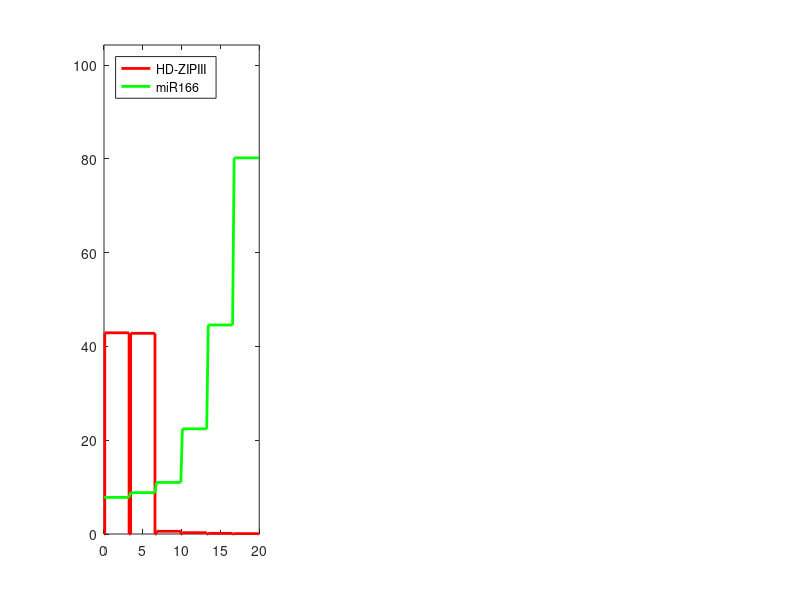

This figure's MATLAB source: (Note: this script raises an error after producing the figure.)
clear all

% This script implements the Arabidopsis leaf model
% This model involves seven variables: H, S, T, M, K, R, W
% H: HD-ZIP3, S: AS2, T: ta-siRNA, M: miR166, K: KANADI, R: ARF3, W: WOX

%%%%%%%%%%%%%%%%%%%%%%%%%%%%%%%%%%%%%%%%%%%%%%%%%%%%%%%%%%%%%%%%%%%%%%%%%%%

% Control how frequently the functions are plotted
plotGap = 58;

% Set noise parameters
noiseHC = 0;
noiseSC = 0;
noiseTC = 0;
noiseMC = 0;
noiseRC = 0;
noiseKC = 0;
noiseWC = 0;

% Set the standard deviation for noise truncation
noiseSD = 3;

% Multiply source and degradation parameters by a constant c
c = 1;

%%%%%%%%%%%%%%%%%%%%%%%%%%%%%%%%%%%%%%%%%%%%%%%%%%%%%%%%%%%%%%%%%%%%%%%%%%%

% Enter domain ranges
endT = 96;
endX = 20;
t1 = 72;

% Set the maximum value of dt
dtDefault = 0.01;

% Set the length of the cell wall for visual purposes
wallLength = 0.2;
dxWall = endX/6;

% Choose a constant near 0 to avoid division by 0 in some calculations
err = 1e-7;

%%%%%%%%%%%%%%%%%%%%%%%%%%%%%%%%%%%%%%%%%%%%%%%%%%%%%%%%%%%%%%%%%%%%%%%%%%%

% Model Parameter Values

% Diffusion constants
DT = 9;
DM = 9;

% Degredation constants
dH = 0.15 * c;
dS = 0.15 * c;
dT = 0.1 * c;
dM = 0.1 * c;
dR = 0.15 * c;
dK = 0.15 * c;
dW = 0.15 * c;

% Source constants
sigmaH = 43 * dH * c;
sigmaS = 6 * dS * c;
sigmaT = 1.58;
sigmaM = 45.3;
sigmaR = 10 * dR * c;
sigmaK = 14 * dK * c;
sigmaW = 5 * dW * c;

% Interaction constants
kHM = 1;
kMH = kHM;
kTR = 1;
kRT = kTR;
kKW = 2;
kSM = 2;
kSR = 1;
kWS = 2;
kKRS = 2;

% Hill function parameters
hillExpM = 6;
hillExpT = 6;

% Set initial conditions
N = ones(6,1);
Z = zeros(6,1);
H0 = Z;
S0 = Z;
T0 = Z;
M0 = Z;
R0 = Z;
K0 = Z;
W0 = Z;

%%%%%%%%%%%%%%%%%%%%%%%%%%%%%%%%%%%%%%%%%%%%%%%%%%%%%%%%%%%%%%%%%%%%%%%%%%%

% Additional setup

% Control how frequently the value of t is displayed
timerGap = 1;
plotBurst = 1.5*dtDefault;
timerBurst = 1.5*dtDefault;

% Define various spatial discretizations
dx = endX/6;
Xplot = [0; wallLength/2-err; wallLength/2+err];
for i = 1:5
    Xplot = [Xplot; i*dx-wallLength/2-err; i*dx-wallLength/2+err; ...
        i*dx+wallLength/2-err; i*dx+wallLength/2+err];
end
Xplot = [Xplot; endX-wallLength/2-err; endX-wallLength/2+err; endX];
XplotRNA = [0; wallLength/2];
for i = 1:5
    XplotRNA = [XplotRNA; i*dx-wallLength/2; i*dx+wallLength/2];
end
XplotRNA = [XplotRNA; endX-wallLength/2; endX];

% This vector helps with designing the protein diffusion operator
UiProtein = [1; 2; 2; 2; 2; 1];

% These vectors help plot functions
expand = [kron(eye(6), [0; 0; 1; 1]); zeros(2,6)];
expandRNA = [[1 0 0 0 0 0]; kron(eye(6),[1; 1]); [0 0 0 0 0 1]];

% Define supports for specific proteins
supportS = [1; 0; 0; 0; 0; 1];
supportM = [0; 0; 0; 0; 0; 1];
supportK = [0; 0; 0; 0; 1; 1];

% This section is used to make a truncated normal distribution
normDist = makedist('Normal');
truncDist = truncate(normDist,-noiseSD,noiseSD);
icdfN = 10000;
X2 = 0:1/(icdfN-1):1;
icdfApprox = icdf(truncDist, 0:1/(icdfN-1):1);

%%%%%%%%%%%%%%%%%%%%%%%%%%%%%%%%%%%%%%%%%%%%%%%%%%%%%%%%%%%%%%%%%%%%%%%%%%%

% Main loop

t = 0;
while t < endT
    
    % Determine noise vectors
    noiseH = icdfApprox(ceil(icdfN*rand(6,1)))';
    noiseS = icdfApprox(ceil(icdfN*rand(6,1)))';
    noiseT = icdfApprox(ceil(icdfN*rand(6,1)))';
    noiseM = icdfApprox(ceil(icdfN*rand(6,1)))';
    noiseR = icdfApprox(ceil(icdfN*rand(6,1)))';
    noiseK = icdfApprox(ceil(icdfN*rand(6,1)))';
    noiseW = icdfApprox(ceil(icdfN*rand(6,1)))';
    
    % Create Hill functions
    if min(H0) == 0 || min(M0) == 0
        hillHM = (M0).^hillExpM ./ ...
            (H0.^hillExpM + (M0).^hillExpM + err*N);
    else
        hillHM = N ./ (((H0./M0)).^hillExpM + N);
    end
    
    if min(T0) == 0 || min(R0) == 0
        hillTR = (T0).^hillExpT ./ ...
            (R0.^hillExpT + (T0).^hillExpT + err*N);
    else
        hillTR = N ./ (((R0./T0)).^hillExpT + N);
    end
    
    % Adjust t to align with 
    dt = dtDefault;
    if t < t1
        dt = min(dt, t1 - t);
    else
        dt = min(dt, endT-t);
    end
    t = t + dt;
    
    % Define source functions
    ventral = M0 > H0;
    dorsal = N - ventral;
    supportM = [0; 0; 0; 0; 0; 1] .* (M0 >= H0);
    sourceH = sigmaH;
    sourceS = supportS .* (sigmaS ./ (N + kWS*W0 + kKRS*K0.*R0));
    sourceT = sigmaT * dorsal;
    sourceM = (sigmaM ./ (N + kSM*S0)) .* supportM;
    sourceR = sigmaR ./ (N + kSR*S0);
    sourceK = sigmaK * ventral .* supportK;
    sourceW = (t > t1) * (sigmaW ./ (N + kKW*K0)) .* ventral;
    
    % Apply operators
    H = H0 + dt * sourceH - dt*dH*H0 - dt*kHM*hillHM.*H0.*M0 ...
        + noiseHC*sqrt(dt)*noiseH.*H0;
    S = S0 + dt*sourceS - dt*dS*S0 + noiseSC*sqrt(dt)*noiseS.*S0;
    T = T0 + dt*sourceT - dt*dT*T0 + dt * dxWall^-2 * DT ...
        * ([T0(2:6); 0] - UiProtein.*T0 + [0; T0(1:5)]) ...
        - dt*kTR*hillTR.*T0.*R0 + noiseTC*sqrt(dt)*noiseT.*T0;
    M = M0 + dt*sourceM - dt*dM*M0 + dt * dxWall^-2 * DM ...
        * ([M0(2:6); 0] - UiProtein.*M0 + [0; M0(1:5)]) ...
        - dt*kMH*hillHM.*H0.*M0 + noiseMC*sqrt(dt)*noiseM.*M0;
    R = R0 + dt*sourceR - dt*dR*R0 - dt*kRT*hillTR.*T0.*R0 ...
        + noiseRC*sqrt(dt)*noiseR.*R0;
    K = K0 + dt*sourceK - dt*dK*K0 + noiseKC*sqrt(dt)*noiseK.*K0;
    W = W0 + dt*sourceW - dt*dW*W0 + noiseWC*sqrt(dt)*noiseW.*W0;
    
    % Stop the simulation if any functions are negative
    % This can occur if dt is too small
    if min([min(H), min(S), min(T), min(M), min(R), min(K), min(W)]) < 0
        disp('Negative function values')
        return
    end

    % Plot functions occasionally
    if mod(t,plotGap) < plotBurst && t > plotBurst

        clf
        subplot(1,3,1)
        plot(Xplot,expand*H, 'color', [1,0,0], 'LineWidth', 2);
        hold on
        plot(XplotRNA,expandRNA*M, 'color', [0,1,0], 'LineWidth', 2);
        hold off
        ylim([0 1.3*max([max(H), max(M)])]);
        xlim([0 endX]);
        lHM = legend('HD-ZIPIII', 'miR166', 'Location', 'northwest' );
        lHM.FontSize = 10;
        lHM.NumColumns = 2;
        set(gca,'xtick',endX/12:endX/6:endX-endX/12)
        set(gca,'xticklabel',{'{\it C}_1', '{\it C}_2', '{\it C}_3', ...
            '{\it C}_4', '{\it C}_5', '{\it C}_6',})
        xlabel('Cells')
        ylabel('TPM')
        set(gca,'FontSize',20)
        
        subplot(1,3,2)
        plot(XplotRNA,expandRNA*T, 'color', [1,0.5,0], 'LineWidth', 2);
        hold on
        plot(Xplot,expand*R, 'color', [0,0,1], 'LineWidth', 2);
        hold off
        ylim([0 1.3*max([max(T), max(R)])]);
        xlim([0 endX]);
        lTR = legend('tasiARF', 'ARF', 'Location', 'northwest' );
        lTR.FontSize = 10;
        lTR.NumColumns = 2;
        set(gca,'xtick',endX/12:endX/6:endX-endX/12)
        set(gca,'xticklabel',{'{\it C}_1', '{\it C}_2', '{\it C}_3', ...
            '{\it C}_4', '{\it C}_5', '{\it C}_6',})
        xlabel('Cells')
        ylabel('TPM')
        set(gca,'FontSize',20)
        clock = title(['TPM at t = ' num2str(round(t))]);
        clock.FontSize = 12;
        
        subplot(1,3,3)
        plot(Xplot,expand*S, 'color', [.9,.9,0], 'LineWidth', 2);
        hold on
        plot(Xplot,expand*K, 'color', [1,0,1], 'LineWidth', 2);
        plot(Xplot,expand*W, 'color', [0, 1, 1], 'LineWidth', 2);
        hold off
        ylim([0 max([max(S), max(K), max(W)])]);
        xlim([0 endX]);
        lSK = legend('AS', 'KANADI', 'WOX', 'Location', 'northwest' );
        lSK.FontSize = 10;
        set(gca,'xtick',endX/12:endX/6:endX-endX/12)
        set(gca,'xticklabel',{'{\it C}_1', '{\it C}_2', '{\it C}_3', ...
            '{\it C}_4', '{\it C}_5', '{\it C}_6',})
        xlabel('Cells')
        ylabel('TPM')
        set(gca,'FontSize',20)
        
        h=gcf;
        set(h,'PaperPositionMode','auto');
        set(h,'PaperOrientation','landscape');
        set(h,'Position',[50 50 1200 300]);
        
        % Pause briefly so that the figure can display
        pause(0.001)
        
    end
    
    % Display t occasionally
    if mod(t,timerGap) < timerBurst && t > timerBurst
        disp(['t: ' num2str(t)])
    end
    
    % Prepare for next loop
    H0 = H;
    S0 = S;
    T0 = T;
    M0 = M;
    R0 = R;
    K0 = K;
    W0 = W;

end

% Plot functions once the model has finished running
clf
subplot(1,3,1)
plot(Xplot,expand*H, 'color', [1,0,0], 'LineWidth', 2);
hold on
plot(XplotRNA,expandRNA*M, 'color', [0,1,0], 'LineWidth', 2);
hold off
ylim([0 1.3*max([max(H), max(M)])]);
xlim([0 endX]);
lHM = legend('HD-ZIPIII', 'miR166', 'Location', 'northwest' );
lHM.FontSize = 10;
lHM.NumColumns = 2;
set(gca,'xtick',endX/12:endX/6:endX-endX/12)
set(gca,'xticklabel',{'{\it C}_1', '{\it C}_2', '{\it C}_3', ...
    '{\it C}_4', '{\it C}_5', '{\it C}_6',})
xlabel('Cells')
ylabel('TPM')
set(gca,'FontSize',20)

subplot(1,3,2)
plot(XplotRNA,expandRNA*T, 'color', [1,0.5,0], 'LineWidth', 2);
hold on
plot(Xplot,expand*R, 'color', [0,0,1], 'LineWidth', 2);
hold off
ylim([0 1.3*max([max(T), max(R)])]);
xlim([0 endX]);
lTR = legend('tasiARF', 'ARF', 'Location', 'northwest' );
lTR.FontSize = 10;
lTR.NumColumns = 2;
set(gca,'xtick',endX/12:endX/6:endX-endX/12)
set(gca,'xticklabel',{'{\it C}_1', '{\it C}_2', '{\it C}_3', ...
    '{\it C}_4', '{\it C}_5', '{\it C}_6',})
xlabel('Cells')
ylabel('TPM')
set(gca,'FontSize',20)
clock = title(['TPM at t = ' num2str(round(t))]);
clock.FontSize = 12;

subplot(1,3,3)
plot(Xplot,expand*S, 'color', [.9,.9,0], 'LineWidth', 2);
hold on
plot(Xplot,expand*K, 'color', [1,0,1], 'LineWidth', 2);
plot(Xplot,expand*W, 'color', [0, 1, 1], 'LineWidth', 2);
hold off
ylim([0 max([max(S), max(K), max(W)])]);
xlim([0 endX]);
lSK = legend('AS', 'KANADI', 'WOX', 'Location', 'northwest' );
lSK.FontSize = 10;
set(gca,'xtick',endX/12:endX/6:endX-endX/12)
set(gca,'xticklabel',{'{\it C}_1', '{\it C}_2', '{\it C}_3', ...
    '{\it C}_4', '{\it C}_5', '{\it C}_6',})
xlabel('Cells')
ylabel('TPM')
set(gca,'FontSize',20)

h=gcf;
set(h,'PaperPositionMode','auto');         
set(h,'PaperOrientation','landscape');
set(h,'Position',[50 50 1200 300]);